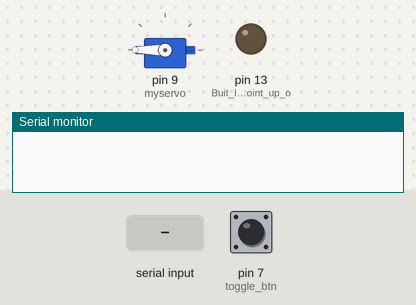
Recording of a sketch running on a simulated Arduino Uno, built with avr-gcc and run on an emulated ATmega328P. Shown: servo, output pins drawn as LEDs (lit = HIGH), the last lines printed to the serial monitor. The inputs (shaded band) are chosen by the test bench; at power-on: pin 7 (toggle_btn) LOW.

Above: at 1.2 s.
1.3 s: byte 30 received over Serial
At 2.5 s:
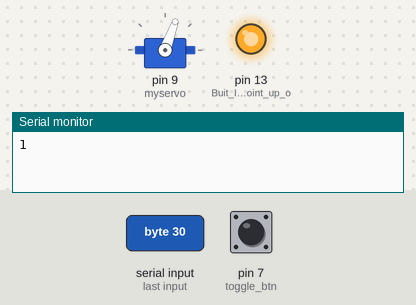
2.8 s: pin 7 (toggle_btn) pulled HIGH for 0.15 s
At 3.7 s:
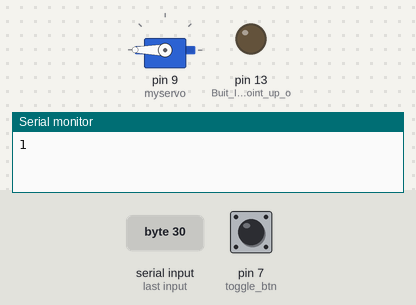
4.4 s: pin 7 (toggle_btn) pulled HIGH for 1 s
At 5.8 s:
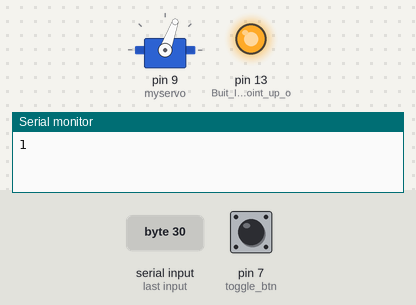
Timing chart, 0 to 7.4 s (numbered marks = the images above; inputs shaded):
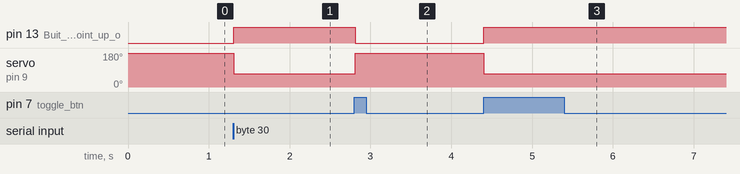

The sketch:

TrollCircuit.ino
```cpp
/**
 * Troll Circuit is just a servo simple application to make a troll face go up and down.
 *
 * Based on Sweep by BARRAGAN <http://barraganstudio.com>
 */


#include <Servo.h>

Servo myservo;

int toggle_btn = 7;
int tune_up_btn = 6;
int tune_down_btn = 5;

int up_position = 70;
int down_position = 180;
boolean up = false;

void setup() {
  myservo.attach(9);  // attaches the servo on pin 9 to the servo object
  pinMode(toggle_btn, INPUT);
  pinMode(13, OUTPUT); // Buit In LED to point up or down
  myservo.write(down_position);
  Serial.begin(9600);
}

void toggle() {
  if(up) {
    myservo.write(down_position);
    digitalWrite(13, LOW);
  }
  else {
    myservo.write(up_position);
    digitalWrite(13, HIGH);
  }

  up = !up;
}

// This will be implemented in the future
void tuneUp() {
}

// This will be implemented in the future
void tuneDown() {
}

int last_toggle_btn_state = LOW;

int serial_value;

void loop() {
  if (Serial.available()) {
      serial_value = (int) Serial.read();
      toggle();
      Serial.println(up);
  }

  int toggle_btn_state = digitalRead(toggle_btn);

  // State changed
  if(toggle_btn_state != last_toggle_btn_state) {
    if (toggle_btn_state == HIGH) {
      toggle();
      delay(150); // To keep consistency and avoid button wild behavior
    }
  }

  last_toggle_btn_state = toggle_btn_state;
  delay(15);
}
```

Measured:
- after the input at 1.3 s, pin 13 (Buit_In_LED_to_point_up_o): LOW → HIGH at once; servo on pin 9 (myservo): 180° → 70° at once
- after the input at 2.8 s, pin 13 (Buit_In_LED_to_point_up_o): HIGH → LOW at once; servo on pin 9 (myservo): 70° → 180° at once
- after the input at 4.4 s, pin 13 (Buit_In_LED_to_point_up_o): LOW → HIGH at once; servo on pin 9 (myservo): 180° → 70° at once
